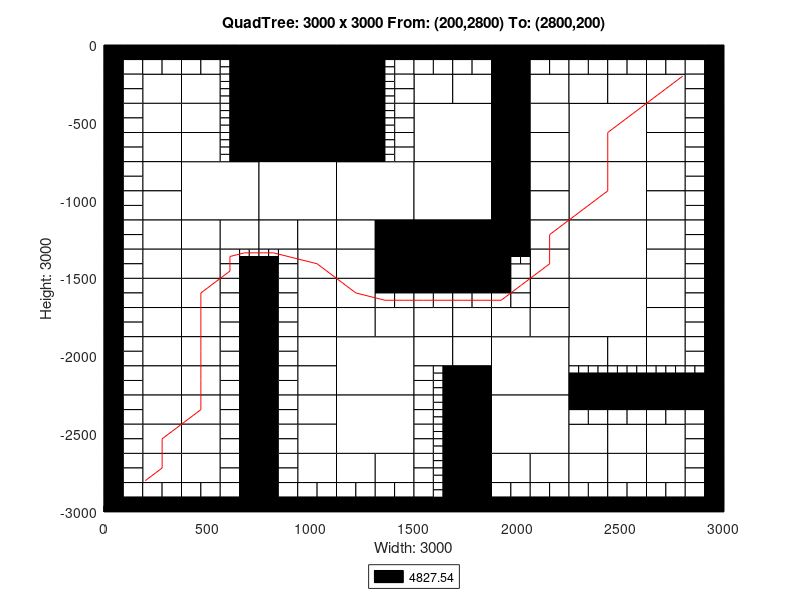

Here is the MATLAB script that generated this plot:
axis([0 3000 -3000 0]);
title('QuadTree: 3000 x 3000 From: (200,2800) To: (2800,200)');
xlabel('Width: 3000');
ylabel('Height: 3000');
rectangle('Position',[750 -375 375 375], 'FaceColor',[0 0 0]);
rectangle('Position',[750 -750 375 375], 'FaceColor',[0 0 0]);
rectangle('Position',[375 -1125 375 375], 'FaceColor',[1 1 1]);
rectangle('Position',[750 -1125 375 375], 'FaceColor',[1 1 1]);
rectangle('Position',[1125 -1125 375 375], 'FaceColor',[1 1 1]);
rectangle('Position',[1500 -750 375 375], 'FaceColor',[1 1 1]);
rectangle('Position',[2250 -750 375 375], 'FaceColor',[1 1 1]);
rectangle('Position',[1500 -1125 375 375], 'FaceColor',[1 1 1]);
rectangle('Position',[1500 -1500 375 375], 'FaceColor',[0 0 0]);
rectangle('Position',[2250 -1125 375 375], 'FaceColor',[1 1 1]);
rectangle('Position',[2250 -1500 375 375], 'FaceColor',[1 1 1]);
rectangle('Position',[1125 -2250 375 375], 'FaceColor',[1 1 1]);
rectangle('Position',[1125 -2625 375 375], 'FaceColor',[1 1 1]);
rectangle('Position',[1875 -2250 375 375], 'FaceColor',[1 1 1]);
rectangle('Position',[2250 -1875 375 375], 'FaceColor',[1 1 1]);
rectangle('Position',[1875 -2625 375 375], 'FaceColor',[1 1 1]);
rectangle('Position',[187.5 -375 187.5 187.5], 'FaceColor',[1 1 1]);
rectangle('Position',[375 -375 187.5 187.5], 'FaceColor',[1 1 1]);
rectangle('Position',[187.5 -562.5 187.5 187.5], 'FaceColor',[1 1 1]);
rectangle('Position',[187.5 -750 187.5 187.5], 'FaceColor',[1 1 1]);
rectangle('Position',[375 -562.5 187.5 187.5], 'FaceColor',[1 1 1]);
rectangle('Position',[375 -750 187.5 187.5], 'FaceColor',[1 1 1]);
rectangle('Position',[1125 -187.5 187.5 187.5], 'FaceColor',[0 0 0]);
rectangle('Position',[1125 -375 187.5 187.5], 'FaceColor',[0 0 0]);
rectangle('Position',[1125 -562.5 187.5 187.5], 'FaceColor',[0 0 0]);
rectangle('Position',[1125 -750 187.5 187.5], 'FaceColor',[0 0 0]);
rectangle('Position',[187.5 -937.5 187.5 187.5], 'FaceColor',[1 1 1]);
rectangle('Position',[187.5 -1125 187.5 187.5], 'FaceColor',[1 1 1]);
rectangle('Position',[187.5 -1312.5 187.5 187.5], 'FaceColor',[1 1 1]);
rectangle('Position',[187.5 -1500 187.5 187.5], 'FaceColor',[1 1 1]);
rectangle('Position',[375 -1312.5 187.5 187.5], 'FaceColor',[1 1 1]);
rectangle('Position',[562.5 -1312.5 187.5 187.5], 'FaceColor',[1 1 1]);
rectangle('Position',[375 -1500 187.5 187.5], 'FaceColor',[1 1 1]);
rectangle('Position',[750 -1312.5 187.5 187.5], 'FaceColor',[1 1 1]);
rectangle('Position',[937.5 -1312.5 187.5 187.5], 'FaceColor',[1 1 1]);
rectangle('Position',[937.5 -1500 187.5 187.5], 'FaceColor',[1 1 1]);
rectangle('Position',[1125 -1312.5 187.5 187.5], 'FaceColor',[1 1 1]);
rectangle('Position',[1312.5 -1312.5 187.5 187.5], 'FaceColor',[0 0 0]);
rectangle('Position',[1125 -1500 187.5 187.5], 'FaceColor',[1 1 1]);
rectangle('Position',[1312.5 -1500 187.5 187.5], 'FaceColor',[0 0 0]);
rectangle('Position',[1500 -375 187.5 187.5], 'FaceColor',[1 1 1]);
rectangle('Position',[1687.5 -375 187.5 187.5], 'FaceColor',[1 1 1]);
rectangle('Position',[1875 -187.5 187.5 187.5], 'FaceColor',[0 0 0]);
rectangle('Position',[1875 -375 187.5 187.5], 'FaceColor',[0 0 0]);
rectangle('Position',[2062.5 -375 187.5 187.5], 'FaceColor',[1 1 1]);
rectangle('Position',[1875 -562.5 187.5 187.5], 'FaceColor',[0 0 0]);
rectangle('Position',[2062.5 -562.5 187.5 187.5], 'FaceColor',[1 1 1]);
rectangle('Position',[1875 -750 187.5 187.5], 'FaceColor',[0 0 0]);
rectangle('Position',[2062.5 -750 187.5 187.5], 'FaceColor',[1 1 1]);
rectangle('Position',[2250 -375 187.5 187.5], 'FaceColor',[1 1 1]);
rectangle('Position',[2437.5 -375 187.5 187.5], 'FaceColor',[1 1 1]);
rectangle('Position',[2625 -375 187.5 187.5], 'FaceColor',[1 1 1]);
rectangle('Position',[2625 -562.5 187.5 187.5], 'FaceColor',[1 1 1]);
rectangle('Position',[2625 -750 187.5 187.5], 'FaceColor',[1 1 1]);
rectangle('Position',[1875 -937.5 187.5 187.5], 'FaceColor',[0 0 0]);
rectangle('Position',[2062.5 -937.5 187.5 187.5], 'FaceColor',[1 1 1]);
rectangle('Position',[1875 -1125 187.5 187.5], 'FaceColor',[0 0 0]);
rectangle('Position',[2062.5 -1125 187.5 187.5], 'FaceColor',[1 1 1]);
rectangle('Position',[1875 -1312.5 187.5 187.5], 'FaceColor',[0 0 0]);
rectangle('Position',[2062.5 -1312.5 187.5 187.5], 'FaceColor',[1 1 1]);
rectangle('Position',[2062.5 -1500 187.5 187.5], 'FaceColor',[1 1 1]);
rectangle('Position',[2625 -937.5 187.5 187.5], 'FaceColor',[1 1 1]);
rectangle('Position',[2625 -1125 187.5 187.5], 'FaceColor',[1 1 1]);
rectangle('Position',[2625 -1312.5 187.5 187.5], 'FaceColor',[1 1 1]);
rectangle('Position',[2625 -1500 187.5 187.5], 'FaceColor',[1 1 1]);
rectangle('Position',[187.5 -1687.5 187.5 187.5], 'FaceColor',[1 1 1]);
rectangle('Position',[187.5 -1875 187.5 187.5], 'FaceColor',[1 1 1]);
rectangle('Position',[375 -1687.5 187.5 187.5], 'FaceColor',[1 1 1]);
rectangle('Position',[375 -1875 187.5 187.5], 'FaceColor',[1 1 1]);
rectangle('Position',[187.5 -2062.5 187.5 187.5], 'FaceColor',[1 1 1]);
rectangle('Position',[187.5 -2250 187.5 187.5], 'FaceColor',[1 1 1]);
rectangle('Position',[375 -2062.5 187.5 187.5], 'FaceColor',[1 1 1]);
rectangle('Position',[375 -2250 187.5 187.5], 'FaceColor',[1 1 1]);
rectangle('Position',[937.5 -1687.5 187.5 187.5], 'FaceColor',[1 1 1]);
rectangle('Position',[937.5 -1875 187.5 187.5], 'FaceColor',[1 1 1]);
rectangle('Position',[1125 -1687.5 187.5 187.5], 'FaceColor',[1 1 1]);
rectangle('Position',[1125 -1875 187.5 187.5], 'FaceColor',[1 1 1]);
rectangle('Position',[1312.5 -1875 187.5 187.5], 'FaceColor',[1 1 1]);
rectangle('Position',[937.5 -2062.5 187.5 187.5], 'FaceColor',[1 1 1]);
rectangle('Position',[937.5 -2250 187.5 187.5], 'FaceColor',[1 1 1]);
rectangle('Position',[187.5 -2437.5 187.5 187.5], 'FaceColor',[1 1 1]);
rectangle('Position',[187.5 -2625 187.5 187.5], 'FaceColor',[1 1 1]);
rectangle('Position',[375 -2437.5 187.5 187.5], 'FaceColor',[1 1 1]);
rectangle('Position',[375 -2625 187.5 187.5], 'FaceColor',[1 1 1]);
rectangle('Position',[187.5 -2812.5 187.5 187.5], 'FaceColor',[1 1 1]);
rectangle('Position',[375 -2812.5 187.5 187.5], 'FaceColor',[1 1 1]);
rectangle('Position',[937.5 -2437.5 187.5 187.5], 'FaceColor',[1 1 1]);
rectangle('Position',[937.5 -2625 187.5 187.5], 'FaceColor',[1 1 1]);
rectangle('Position',[937.5 -2812.5 187.5 187.5], 'FaceColor',[1 1 1]);
rectangle('Position',[1125 -2812.5 187.5 187.5], 'FaceColor',[1 1 1]);
rectangle('Position',[1312.5 -2812.5 187.5 187.5], 'FaceColor',[1 1 1]);
rectangle('Position',[1500 -1875 187.5 187.5], 'FaceColor',[1 1 1]);
rectangle('Position',[1687.5 -1875 187.5 187.5], 'FaceColor',[1 1 1]);
rectangle('Position',[2062.5 -1687.5 187.5 187.5], 'FaceColor',[1 1 1]);
rectangle('Position',[1875 -1875 187.5 187.5], 'FaceColor',[1 1 1]);
rectangle('Position',[2062.5 -1875 187.5 187.5], 'FaceColor',[1 1 1]);
rectangle('Position',[1500 -2062.5 187.5 187.5], 'FaceColor',[1 1 1]);
rectangle('Position',[1687.5 -2062.5 187.5 187.5], 'FaceColor',[1 1 1]);
rectangle('Position',[1687.5 -2250 187.5 187.5], 'FaceColor',[0 0 0]);
rectangle('Position',[2625 -1687.5 187.5 187.5], 'FaceColor',[1 1 1]);
rectangle('Position',[2625 -1875 187.5 187.5], 'FaceColor',[1 1 1]);
rectangle('Position',[2250 -2062.5 187.5 187.5], 'FaceColor',[1 1 1]);
rectangle('Position',[2437.5 -2062.5 187.5 187.5], 'FaceColor',[1 1 1]);
rectangle('Position',[2625 -2062.5 187.5 187.5], 'FaceColor',[1 1 1]);
rectangle('Position',[1687.5 -2437.5 187.5 187.5], 'FaceColor',[0 0 0]);
rectangle('Position',[1687.5 -2625 187.5 187.5], 'FaceColor',[0 0 0]);
rectangle('Position',[1687.5 -2812.5 187.5 187.5], 'FaceColor',[0 0 0]);
rectangle('Position',[1687.5 -3000 187.5 187.5], 'FaceColor',[0 0 0]);
rectangle('Position',[1875 -2812.5 187.5 187.5], 'FaceColor',[1 1 1]);
rectangle('Position',[2062.5 -2812.5 187.5 187.5], 'FaceColor',[1 1 1]);
rectangle('Position',[2250 -2625 187.5 187.5], 'FaceColor',[1 1 1]);
rectangle('Position',[2437.5 -2625 187.5 187.5], 'FaceColor',[1 1 1]);
rectangle('Position',[2625 -2625 187.5 187.5], 'FaceColor',[1 1 1]);
rectangle('Position',[2250 -2812.5 187.5 187.5], 'FaceColor',[1 1 1]);
rectangle('Position',[2437.5 -2812.5 187.5 187.5], 'FaceColor',[1 1 1]);
rectangle('Position',[2625 -2812.5 187.5 187.5], 'FaceColor',[1 1 1]);
rectangle('Position',[0 -93.75 93.75 93.75], 'FaceColor',[0 0 0]);
rectangle('Position',[93.75 -93.75 93.75 93.75], 'FaceColor',[0 0 0]);
rectangle('Position',[0 -187.5 93.75 93.75], 'FaceColor',[0 0 0]);
rectangle('Position',[93.75 -187.5 93.75 93.75], 'FaceColor',[1 1 1]);
rectangle('Position',[187.5 -93.75 93.75 93.75], 'FaceColor',[0 0 0]);
rectangle('Position',[281.25 -93.75 93.75 93.75], 'FaceColor',[0 0 0]);
rectangle('Position',[187.5 -187.5 93.75 93.75], 'FaceColor',[1 1 1]);
rectangle('Position',[281.25 -187.5 93.75 93.75], 'FaceColor',[1 1 1]);
rectangle('Position',[0 -281.25 93.75 93.75], 'FaceColor',[0 0 0]);
rectangle('Position',[93.75 -281.25 93.75 93.75], 'FaceColor',[1 1 1]);
rectangle('Position',[0 -375 93.75 93.75], 'FaceColor',[0 0 0]);
rectangle('Position',[93.75 -375 93.75 93.75], 'FaceColor',[1 1 1]);
rectangle('Position',[375 -93.75 93.75 93.75], 'FaceColor',[0 0 0]);
rectangle('Position',[468.75 -93.75 93.75 93.75], 'FaceColor',[0 0 0]);
rectangle('Position',[375 -187.5 93.75 93.75], 'FaceColor',[1 1 1]);
rectangle('Position',[468.75 -187.5 93.75 93.75], 'FaceColor',[1 1 1]);
rectangle('Position',[562.5 -93.75 93.75 93.75], 'FaceColor',[0 0 0]);
rectangle('Position',[656.25 -93.75 93.75 93.75], 'FaceColor',[0 0 0]);
rectangle('Position',[656.25 -187.5 93.75 93.75], 'FaceColor',[0 0 0]);
rectangle('Position',[656.25 -281.25 93.75 93.75], 'FaceColor',[0 0 0]);
rectangle('Position',[656.25 -375 93.75 93.75], 'FaceColor',[0 0 0]);
rectangle('Position',[0 -468.75 93.75 93.75], 'FaceColor',[0 0 0]);
rectangle('Position',[93.75 -468.75 93.75 93.75], 'FaceColor',[1 1 1]);
rectangle('Position',[0 -562.5 93.75 93.75], 'FaceColor',[0 0 0]);
rectangle('Position',[93.75 -562.5 93.75 93.75], 'FaceColor',[1 1 1]);
rectangle('Position',[0 -656.25 93.75 93.75], 'FaceColor',[0 0 0]);
rectangle('Position',[93.75 -656.25 93.75 93.75], 'FaceColor',[1 1 1]);
rectangle('Position',[0 -750 93.75 93.75], 'FaceColor',[0 0 0]);
rectangle('Position',[93.75 -750 93.75 93.75], 'FaceColor',[1 1 1]);
rectangle('Position',[656.25 -468.75 93.75 93.75], 'FaceColor',[0 0 0]);
rectangle('Position',[656.25 -562.5 93.75 93.75], 'FaceColor',[0 0 0]);
rectangle('Position',[656.25 -656.25 93.75 93.75], 'FaceColor',[0 0 0]);
rectangle('Position',[656.25 -750 93.75 93.75], 'FaceColor',[0 0 0]);
rectangle('Position',[1312.5 -93.75 93.75 93.75], 'FaceColor',[0 0 0]);
rectangle('Position',[1406.25 -93.75 93.75 93.75], 'FaceColor',[0 0 0]);
rectangle('Position',[1406.25 -187.5 93.75 93.75], 'FaceColor',[1 1 1]);
rectangle('Position',[1406.25 -281.25 93.75 93.75], 'FaceColor',[1 1 1]);
rectangle('Position',[1406.25 -375 93.75 93.75], 'FaceColor',[1 1 1]);
rectangle('Position',[1406.25 -468.75 93.75 93.75], 'FaceColor',[1 1 1]);
rectangle('Position',[1406.25 -562.5 93.75 93.75], 'FaceColor',[1 1 1]);
rectangle('Position',[1406.25 -656.25 93.75 93.75], 'FaceColor',[1 1 1]);
rectangle('Position',[1406.25 -750 93.75 93.75], 'FaceColor',[1 1 1]);
rectangle('Position',[0 -843.75 93.75 93.75], 'FaceColor',[0 0 0]);
rectangle('Position',[93.75 -843.75 93.75 93.75], 'FaceColor',[1 1 1]);
rectangle('Position',[0 -937.5 93.75 93.75], 'FaceColor',[0 0 0]);
rectangle('Position',[93.75 -937.5 93.75 93.75], 'FaceColor',[1 1 1]);
rectangle('Position',[0 -1031.25 93.75 93.75], 'FaceColor',[0 0 0]);
rectangle('Position',[93.75 -1031.25 93.75 93.75], 'FaceColor',[1 1 1]);
rectangle('Position',[0 -1125 93.75 93.75], 'FaceColor',[0 0 0]);
rectangle('Position',[93.75 -1125 93.75 93.75], 'FaceColor',[1 1 1]);
rectangle('Position',[0 -1218.75 93.75 93.75], 'FaceColor',[0 0 0]);
rectangle('Position',[93.75 -1218.75 93.75 93.75], 'FaceColor',[1 1 1]);
rectangle('Position',[0 -1312.5 93.75 93.75], 'FaceColor',[0 0 0]);
rectangle('Position',[93.75 -1312.5 93.75 93.75], 'FaceColor',[1 1 1]);
rectangle('Position',[0 -1406.25 93.75 93.75], 'FaceColor',[0 0 0]);
rectangle('Position',[93.75 -1406.25 93.75 93.75], 'FaceColor',[1 1 1]);
rectangle('Position',[0 -1500 93.75 93.75], 'FaceColor',[0 0 0]);
rectangle('Position',[93.75 -1500 93.75 93.75], 'FaceColor',[1 1 1]);
rectangle('Position',[562.5 -1406.25 93.75 93.75], 'FaceColor',[1 1 1]);
rectangle('Position',[562.5 -1500 93.75 93.75], 'FaceColor',[1 1 1]);
rectangle('Position',[656.25 -1500 93.75 93.75], 'FaceColor',[0 0 0]);
rectangle('Position',[843.75 -1406.25 93.75 93.75], 'FaceColor',[1 1 1]);
rectangle('Position',[750 -1500 93.75 93.75], 'FaceColor',[0 0 0]);
rectangle('Position',[843.75 -1500 93.75 93.75], 'FaceColor',[1 1 1]);
rectangle('Position',[1500 -93.75 93.75 93.75], 'FaceColor',[0 0 0]);
rectangle('Position',[1593.75 -93.75 93.75 93.75], 'FaceColor',[0 0 0]);
rectangle('Position',[1500 -187.5 93.75 93.75], 'FaceColor',[1 1 1]);
rectangle('Position',[1593.75 -187.5 93.75 93.75], 'FaceColor',[1 1 1]);
rectangle('Position',[1687.5 -93.75 93.75 93.75], 'FaceColor',[0 0 0]);
rectangle('Position',[1781.25 -93.75 93.75 93.75], 'FaceColor',[0 0 0]);
rectangle('Position',[1687.5 -187.5 93.75 93.75], 'FaceColor',[1 1 1]);
rectangle('Position',[1781.25 -187.5 93.75 93.75], 'FaceColor',[1 1 1]);
rectangle('Position',[2062.5 -93.75 93.75 93.75], 'FaceColor',[0 0 0]);
rectangle('Position',[2156.25 -93.75 93.75 93.75], 'FaceColor',[0 0 0]);
rectangle('Position',[2062.5 -187.5 93.75 93.75], 'FaceColor',[1 1 1]);
rectangle('Position',[2156.25 -187.5 93.75 93.75], 'FaceColor',[1 1 1]);
rectangle('Position',[2250 -93.75 93.75 93.75], 'FaceColor',[0 0 0]);
rectangle('Position',[2343.75 -93.75 93.75 93.75], 'FaceColor',[0 0 0]);
rectangle('Position',[2250 -187.5 93.75 93.75], 'FaceColor',[1 1 1]);
rectangle('Position',[2343.75 -187.5 93.75 93.75], 'FaceColor',[1 1 1]);
rectangle('Position',[2437.5 -93.75 93.75 93.75], 'FaceColor',[0 0 0]);
rectangle('Position',[2531.25 -93.75 93.75 93.75], 'FaceColor',[0 0 0]);
rectangle('Position',[2437.5 -187.5 93.75 93.75], 'FaceColor',[1 1 1]);
rectangle('Position',[2531.25 -187.5 93.75 93.75], 'FaceColor',[1 1 1]);
rectangle('Position',[2625 -93.75 93.75 93.75], 'FaceColor',[0 0 0]);
rectangle('Position',[2718.75 -93.75 93.75 93.75], 'FaceColor',[0 0 0]);
rectangle('Position',[2625 -187.5 93.75 93.75], 'FaceColor',[1 1 1]);
rectangle('Position',[2718.75 -187.5 93.75 93.75], 'FaceColor',[1 1 1]);
rectangle('Position',[2812.5 -93.75 93.75 93.75], 'FaceColor',[0 0 0]);
rectangle('Position',[2906.25 -93.75 93.75 93.75], 'FaceColor',[0 0 0]);
rectangle('Position',[2812.5 -187.5 93.75 93.75], 'FaceColor',[1 1 1]);
rectangle('Position',[2906.25 -187.5 93.75 93.75], 'FaceColor',[0 0 0]);
rectangle('Position',[2812.5 -281.25 93.75 93.75], 'FaceColor',[1 1 1]);
rectangle('Position',[2906.25 -281.25 93.75 93.75], 'FaceColor',[0 0 0]);
rectangle('Position',[2812.5 -375 93.75 93.75], 'FaceColor',[1 1 1]);
rectangle('Position',[2906.25 -375 93.75 93.75], 'FaceColor',[0 0 0]);
rectangle('Position',[2812.5 -468.75 93.75 93.75], 'FaceColor',[1 1 1]);
rectangle('Position',[2906.25 -468.75 93.75 93.75], 'FaceColor',[0 0 0]);
rectangle('Position',[2812.5 -562.5 93.75 93.75], 'FaceColor',[1 1 1]);
rectangle('Position',[2906.25 -562.5 93.75 93.75], 'FaceColor',[0 0 0]);
rectangle('Position',[2812.5 -656.25 93.75 93.75], 'FaceColor',[1 1 1]);
rectangle('Position',[2906.25 -656.25 93.75 93.75], 'FaceColor',[0 0 0]);
rectangle('Position',[2812.5 -750 93.75 93.75], 'FaceColor',[1 1 1]);
rectangle('Position',[2906.25 -750 93.75 93.75], 'FaceColor',[0 0 0]);
rectangle('Position',[1875 -1406.25 93.75 93.75], 'FaceColor',[0 0 0]);
rectangle('Position',[1875 -1500 93.75 93.75], 'FaceColor',[0 0 0]);
rectangle('Position',[1968.75 -1500 93.75 93.75], 'FaceColor',[1 1 1]);
rectangle('Position',[2812.5 -843.75 93.75 93.75], 'FaceColor',[1 1 1]);
rectangle('Position',[2906.25 -843.75 93.75 93.75], 'FaceColor',[0 0 0]);
rectangle('Position',[2812.5 -937.5 93.75 93.75], 'FaceColor',[1 1 1]);
rectangle('Position',[2906.25 -937.5 93.75 93.75], 'FaceColor',[0 0 0]);
rectangle('Position',[2812.5 -1031.25 93.75 93.75], 'FaceColor',[1 1 1]);
rectangle('Position',[2906.25 -1031.25 93.75 93.75], 'FaceColor',[0 0 0]);
rectangle('Position',[2812.5 -1125 93.75 93.75], 'FaceColor',[1 1 1]);
rectangle('Position',[2906.25 -1125 93.75 93.75], 'FaceColor',[0 0 0]);
rectangle('Position',[2812.5 -1218.75 93.75 93.75], 'FaceColor',[1 1 1]);
rectangle('Position',[2906.25 -1218.75 93.75 93.75], 'FaceColor',[0 0 0]);
rectangle('Position',[2812.5 -1312.5 93.75 93.75], 'FaceColor',[1 1 1]);
rectangle('Position',[2906.25 -1312.5 93.75 93.75], 'FaceColor',[0 0 0]);
rectangle('Position',[2812.5 -1406.25 93.75 93.75], 'FaceColor',[1 1 1]);
rectangle('Position',[2906.25 -1406.25 93.75 93.75], 'FaceColor',[0 0 0]);
rectangle('Position',[2812.5 -1500 93.75 93.75], 'FaceColor',[1 1 1]);
rectangle('Position',[2906.25 -1500 93.75 93.75], 'FaceColor',[0 0 0]);
rectangle('Position',[0 -1593.75 93.75 93.75], 'FaceColor',[0 0 0]);
rectangle('Position',[93.75 -1593.75 93.75 93.75], 'FaceColor',[1 1 1]);
rectangle('Position',[0 -1687.5 93.75 93.75], 'FaceColor',[0 0 0]);
rectangle('Position',[93.75 -1687.5 93.75 93.75], 'FaceColor',[1 1 1]);
rectangle('Position',[0 -1781.25 93.75 93.75], 'FaceColor',[0 0 0]);
rectangle('Position',[93.75 -1781.25 93.75 93.75], 'FaceColor',[1 1 1]);
rectangle('Position',[0 -1875 93.75 93.75], 'FaceColor',[0 0 0]);
rectangle('Position',[93.75 -1875 93.75 93.75], 'FaceColor',[1 1 1]);
rectangle('Position',[562.5 -1593.75 93.75 93.75], 'FaceColor',[1 1 1]);
rectangle('Position',[656.25 -1593.75 93.75 93.75], 'FaceColor',[0 0 0]);
rectangle('Position',[562.5 -1687.5 93.75 93.75], 'FaceColor',[1 1 1]);
rectangle('Position',[656.25 -1687.5 93.75 93.75], 'FaceColor',[0 0 0]);
rectangle('Position',[562.5 -1781.25 93.75 93.75], 'FaceColor',[1 1 1]);
rectangle('Position',[656.25 -1781.25 93.75 93.75], 'FaceColor',[0 0 0]);
rectangle('Position',[562.5 -1875 93.75 93.75], 'FaceColor',[1 1 1]);
rectangle('Position',[656.25 -1875 93.75 93.75], 'FaceColor',[0 0 0]);
rectangle('Position',[0 -1968.75 93.75 93.75], 'FaceColor',[0 0 0]);
rectangle('Position',[93.75 -1968.75 93.75 93.75], 'FaceColor',[1 1 1]);
rectangle('Position',[0 -2062.5 93.75 93.75], 'FaceColor',[0 0 0]);
rectangle('Position',[93.75 -2062.5 93.75 93.75], 'FaceColor',[1 1 1]);
rectangle('Position',[0 -2156.25 93.75 93.75], 'FaceColor',[0 0 0]);
rectangle('Position',[93.75 -2156.25 93.75 93.75], 'FaceColor',[1 1 1]);
rectangle('Position',[0 -2250 93.75 93.75], 'FaceColor',[0 0 0]);
rectangle('Position',[93.75 -2250 93.75 93.75], 'FaceColor',[1 1 1]);
rectangle('Position',[562.5 -1968.75 93.75 93.75], 'FaceColor',[1 1 1]);
rectangle('Position',[656.25 -1968.75 93.75 93.75], 'FaceColor',[0 0 0]);
rectangle('Position',[562.5 -2062.5 93.75 93.75], 'FaceColor',[1 1 1]);
rectangle('Position',[656.25 -2062.5 93.75 93.75], 'FaceColor',[0 0 0]);
rectangle('Position',[562.5 -2156.25 93.75 93.75], 'FaceColor',[1 1 1]);
rectangle('Position',[656.25 -2156.25 93.75 93.75], 'FaceColor',[0 0 0]);
rectangle('Position',[562.5 -2250 93.75 93.75], 'FaceColor',[1 1 1]);
rectangle('Position',[656.25 -2250 93.75 93.75], 'FaceColor',[0 0 0]);
rectangle('Position',[750 -1593.75 93.75 93.75], 'FaceColor',[0 0 0]);
rectangle('Position',[843.75 -1593.75 93.75 93.75], 'FaceColor',[1 1 1]);
rectangle('Position',[750 -1687.5 93.75 93.75], 'FaceColor',[0 0 0]);
rectangle('Position',[843.75 -1687.5 93.75 93.75], 'FaceColor',[1 1 1]);
rectangle('Position',[750 -1781.25 93.75 93.75], 'FaceColor',[0 0 0]);
rectangle('Position',[843.75 -1781.25 93.75 93.75], 'FaceColor',[1 1 1]);
rectangle('Position',[750 -1875 93.75 93.75], 'FaceColor',[0 0 0]);
rectangle('Position',[843.75 -1875 93.75 93.75], 'FaceColor',[1 1 1]);
rectangle('Position',[1312.5 -1593.75 93.75 93.75], 'FaceColor',[0 0 0]);
rectangle('Position',[1406.25 -1593.75 93.75 93.75], 'FaceColor',[0 0 0]);
rectangle('Position',[1312.5 -1687.5 93.75 93.75], 'FaceColor',[1 1 1]);
rectangle('Position',[1406.25 -1687.5 93.75 93.75], 'FaceColor',[1 1 1]);
rectangle('Position',[750 -1968.75 93.75 93.75], 'FaceColor',[0 0 0]);
rectangle('Position',[843.75 -1968.75 93.75 93.75], 'FaceColor',[1 1 1]);
rectangle('Position',[750 -2062.5 93.75 93.75], 'FaceColor',[0 0 0]);
rectangle('Position',[843.75 -2062.5 93.75 93.75], 'FaceColor',[1 1 1]);
rectangle('Position',[750 -2156.25 93.75 93.75], 'FaceColor',[0 0 0]);
rectangle('Position',[843.75 -2156.25 93.75 93.75], 'FaceColor',[1 1 1]);
rectangle('Position',[750 -2250 93.75 93.75], 'FaceColor',[0 0 0]);
rectangle('Position',[843.75 -2250 93.75 93.75], 'FaceColor',[1 1 1]);
rectangle('Position',[0 -2343.75 93.75 93.75], 'FaceColor',[0 0 0]);
rectangle('Position',[93.75 -2343.75 93.75 93.75], 'FaceColor',[1 1 1]);
rectangle('Position',[0 -2437.5 93.75 93.75], 'FaceColor',[0 0 0]);
rectangle('Position',[93.75 -2437.5 93.75 93.75], 'FaceColor',[1 1 1]);
rectangle('Position',[0 -2531.25 93.75 93.75], 'FaceColor',[0 0 0]);
rectangle('Position',[93.75 -2531.25 93.75 93.75], 'FaceColor',[1 1 1]);
rectangle('Position',[0 -2625 93.75 93.75], 'FaceColor',[0 0 0]);
rectangle('Position',[93.75 -2625 93.75 93.75], 'FaceColor',[1 1 1]);
rectangle('Position',[562.5 -2343.75 93.75 93.75], 'FaceColor',[1 1 1]);
rectangle('Position',[656.25 -2343.75 93.75 93.75], 'FaceColor',[0 0 0]);
rectangle('Position',[562.5 -2437.5 93.75 93.75], 'FaceColor',[1 1 1]);
rectangle('Position',[656.25 -2437.5 93.75 93.75], 'FaceColor',[0 0 0]);
rectangle('Position',[562.5 -2531.25 93.75 93.75], 'FaceColor',[1 1 1]);
rectangle('Position',[656.25 -2531.25 93.75 93.75], 'FaceColor',[0 0 0]);
rectangle('Position',[562.5 -2625 93.75 93.75], 'FaceColor',[1 1 1]);
rectangle('Position',[656.25 -2625 93.75 93.75], 'FaceColor',[0 0 0]);
rectangle('Position',[0 -2718.75 93.75 93.75], 'FaceColor',[0 0 0]);
rectangle('Position',[93.75 -2718.75 93.75 93.75], 'FaceColor',[1 1 1]);
rectangle('Position',[0 -2812.5 93.75 93.75], 'FaceColor',[0 0 0]);
rectangle('Position',[93.75 -2812.5 93.75 93.75], 'FaceColor',[1 1 1]);
rectangle('Position',[0 -2906.25 93.75 93.75], 'FaceColor',[0 0 0]);
rectangle('Position',[93.75 -2906.25 93.75 93.75], 'FaceColor',[1 1 1]);
rectangle('Position',[0 -3000 93.75 93.75], 'FaceColor',[0 0 0]);
rectangle('Position',[93.75 -3000 93.75 93.75], 'FaceColor',[0 0 0]);
rectangle('Position',[187.5 -2906.25 93.75 93.75], 'FaceColor',[1 1 1]);
rectangle('Position',[281.25 -2906.25 93.75 93.75], 'FaceColor',[1 1 1]);
rectangle('Position',[187.5 -3000 93.75 93.75], 'FaceColor',[0 0 0]);
rectangle('Position',[281.25 -3000 93.75 93.75], 'FaceColor',[0 0 0]);
rectangle('Position',[562.5 -2718.75 93.75 93.75], 'FaceColor',[1 1 1]);
rectangle('Position',[656.25 -2718.75 93.75 93.75], 'FaceColor',[0 0 0]);
rectangle('Position',[562.5 -2812.5 93.75 93.75], 'FaceColor',[1 1 1]);
rectangle('Position',[656.25 -2812.5 93.75 93.75], 'FaceColor',[0 0 0]);
rectangle('Position',[375 -2906.25 93.75 93.75], 'FaceColor',[1 1 1]);
rectangle('Position',[468.75 -2906.25 93.75 93.75], 'FaceColor',[1 1 1]);
rectangle('Position',[375 -3000 93.75 93.75], 'FaceColor',[0 0 0]);
rectangle('Position',[468.75 -3000 93.75 93.75], 'FaceColor',[0 0 0]);
rectangle('Position',[562.5 -2906.25 93.75 93.75], 'FaceColor',[1 1 1]);
rectangle('Position',[656.25 -2906.25 93.75 93.75], 'FaceColor',[0 0 0]);
rectangle('Position',[562.5 -3000 93.75 93.75], 'FaceColor',[0 0 0]);
rectangle('Position',[656.25 -3000 93.75 93.75], 'FaceColor',[0 0 0]);
rectangle('Position',[750 -2343.75 93.75 93.75], 'FaceColor',[0 0 0]);
rectangle('Position',[843.75 -2343.75 93.75 93.75], 'FaceColor',[1 1 1]);
rectangle('Position',[750 -2437.5 93.75 93.75], 'FaceColor',[0 0 0]);
rectangle('Position',[843.75 -2437.5 93.75 93.75], 'FaceColor',[1 1 1]);
rectangle('Position',[750 -2531.25 93.75 93.75], 'FaceColor',[0 0 0]);
rectangle('Position',[843.75 -2531.25 93.75 93.75], 'FaceColor',[1 1 1]);
rectangle('Position',[750 -2625 93.75 93.75], 'FaceColor',[0 0 0]);
rectangle('Position',[843.75 -2625 93.75 93.75], 'FaceColor',[1 1 1]);
rectangle('Position',[750 -2718.75 93.75 93.75], 'FaceColor',[0 0 0]);
rectangle('Position',[843.75 -2718.75 93.75 93.75], 'FaceColor',[1 1 1]);
rectangle('Position',[750 -2812.5 93.75 93.75], 'FaceColor',[0 0 0]);
rectangle('Position',[843.75 -2812.5 93.75 93.75], 'FaceColor',[1 1 1]);
rectangle('Position',[750 -2906.25 93.75 93.75], 'FaceColor',[0 0 0]);
rectangle('Position',[843.75 -2906.25 93.75 93.75], 'FaceColor',[1 1 1]);
rectangle('Position',[750 -3000 93.75 93.75], 'FaceColor',[0 0 0]);
rectangle('Position',[843.75 -3000 93.75 93.75], 'FaceColor',[0 0 0]);
rectangle('Position',[937.5 -2906.25 93.75 93.75], 'FaceColor',[1 1 1]);
rectangle('Position',[1031.25 -2906.25 93.75 93.75], 'FaceColor',[1 1 1]);
rectangle('Position',[937.5 -3000 93.75 93.75], 'FaceColor',[0 0 0]);
rectangle('Position',[1031.25 -3000 93.75 93.75], 'FaceColor',[0 0 0]);
rectangle('Position',[1125 -2906.25 93.75 93.75], 'FaceColor',[1 1 1]);
rectangle('Position',[1218.75 -2906.25 93.75 93.75], 'FaceColor',[1 1 1]);
rectangle('Position',[1125 -3000 93.75 93.75], 'FaceColor',[0 0 0]);
rectangle('Position',[1218.75 -3000 93.75 93.75], 'FaceColor',[0 0 0]);
rectangle('Position',[1312.5 -2906.25 93.75 93.75], 'FaceColor',[1 1 1]);
rectangle('Position',[1406.25 -2906.25 93.75 93.75], 'FaceColor',[1 1 1]);
rectangle('Position',[1312.5 -3000 93.75 93.75], 'FaceColor',[0 0 0]);
rectangle('Position',[1406.25 -3000 93.75 93.75], 'FaceColor',[0 0 0]);
rectangle('Position',[1500 -1593.75 93.75 93.75], 'FaceColor',[0 0 0]);
rectangle('Position',[1593.75 -1593.75 93.75 93.75], 'FaceColor',[0 0 0]);
rectangle('Position',[1500 -1687.5 93.75 93.75], 'FaceColor',[1 1 1]);
rectangle('Position',[1593.75 -1687.5 93.75 93.75], 'FaceColor',[1 1 1]);
rectangle('Position',[1687.5 -1593.75 93.75 93.75], 'FaceColor',[0 0 0]);
rectangle('Position',[1781.25 -1593.75 93.75 93.75], 'FaceColor',[0 0 0]);
rectangle('Position',[1687.5 -1687.5 93.75 93.75], 'FaceColor',[1 1 1]);
rectangle('Position',[1781.25 -1687.5 93.75 93.75], 'FaceColor',[1 1 1]);
rectangle('Position',[1875 -1593.75 93.75 93.75], 'FaceColor',[0 0 0]);
rectangle('Position',[1968.75 -1593.75 93.75 93.75], 'FaceColor',[1 1 1]);
rectangle('Position',[1875 -1687.5 93.75 93.75], 'FaceColor',[1 1 1]);
rectangle('Position',[1968.75 -1687.5 93.75 93.75], 'FaceColor',[1 1 1]);
rectangle('Position',[1500 -2156.25 93.75 93.75], 'FaceColor',[1 1 1]);
rectangle('Position',[1500 -2250 93.75 93.75], 'FaceColor',[1 1 1]);
rectangle('Position',[2812.5 -1593.75 93.75 93.75], 'FaceColor',[1 1 1]);
rectangle('Position',[2906.25 -1593.75 93.75 93.75], 'FaceColor',[0 0 0]);
rectangle('Position',[2812.5 -1687.5 93.75 93.75], 'FaceColor',[1 1 1]);
rectangle('Position',[2906.25 -1687.5 93.75 93.75], 'FaceColor',[0 0 0]);
rectangle('Position',[2812.5 -1781.25 93.75 93.75], 'FaceColor',[1 1 1]);
rectangle('Position',[2906.25 -1781.25 93.75 93.75], 'FaceColor',[0 0 0]);
rectangle('Position',[2812.5 -1875 93.75 93.75], 'FaceColor',[1 1 1]);
rectangle('Position',[2906.25 -1875 93.75 93.75], 'FaceColor',[0 0 0]);
rectangle('Position',[2250 -2250 93.75 93.75], 'FaceColor',[0 0 0]);
rectangle('Position',[2343.75 -2250 93.75 93.75], 'FaceColor',[0 0 0]);
rectangle('Position',[2437.5 -2250 93.75 93.75], 'FaceColor',[0 0 0]);
rectangle('Position',[2531.25 -2250 93.75 93.75], 'FaceColor',[0 0 0]);
rectangle('Position',[2812.5 -1968.75 93.75 93.75], 'FaceColor',[1 1 1]);
rectangle('Position',[2906.25 -1968.75 93.75 93.75], 'FaceColor',[0 0 0]);
rectangle('Position',[2812.5 -2062.5 93.75 93.75], 'FaceColor',[1 1 1]);
rectangle('Position',[2906.25 -2062.5 93.75 93.75], 'FaceColor',[0 0 0]);
rectangle('Position',[2625 -2250 93.75 93.75], 'FaceColor',[0 0 0]);
rectangle('Position',[2718.75 -2250 93.75 93.75], 'FaceColor',[0 0 0]);
rectangle('Position',[2906.25 -2156.25 93.75 93.75], 'FaceColor',[0 0 0]);
rectangle('Position',[2812.5 -2250 93.75 93.75], 'FaceColor',[0 0 0]);
rectangle('Position',[2906.25 -2250 93.75 93.75], 'FaceColor',[0 0 0]);
rectangle('Position',[1500 -2343.75 93.75 93.75], 'FaceColor',[1 1 1]);
rectangle('Position',[1500 -2437.5 93.75 93.75], 'FaceColor',[1 1 1]);
rectangle('Position',[1500 -2531.25 93.75 93.75], 'FaceColor',[1 1 1]);
rectangle('Position',[1500 -2625 93.75 93.75], 'FaceColor',[1 1 1]);
rectangle('Position',[1500 -2718.75 93.75 93.75], 'FaceColor',[1 1 1]);
rectangle('Position',[1500 -2812.5 93.75 93.75], 'FaceColor',[1 1 1]);
rectangle('Position',[1500 -2906.25 93.75 93.75], 'FaceColor',[1 1 1]);
rectangle('Position',[1500 -3000 93.75 93.75], 'FaceColor',[0 0 0]);
rectangle('Position',[1593.75 -3000 93.75 93.75], 'FaceColor',[0 0 0]);
rectangle('Position',[1875 -2906.25 93.75 93.75], 'FaceColor',[1 1 1]);
rectangle('Position',[1968.75 -2906.25 93.75 93.75], 'FaceColor',[1 1 1]);
rectangle('Position',[1875 -3000 93.75 93.75], 'FaceColor',[0 0 0]);
rectangle('Position',[1968.75 -3000 93.75 93.75], 'FaceColor',[0 0 0]);
rectangle('Position',[2062.5 -2906.25 93.75 93.75], 'FaceColor',[1 1 1]);
rectangle('Position',[2156.25 -2906.25 93.75 93.75], 'FaceColor',[1 1 1]);
rectangle('Position',[2062.5 -3000 93.75 93.75], 'FaceColor',[0 0 0]);
rectangle('Position',[2156.25 -3000 93.75 93.75], 'FaceColor',[0 0 0]);
rectangle('Position',[2250 -2343.75 93.75 93.75], 'FaceColor',[0 0 0]);
rectangle('Position',[2343.75 -2343.75 93.75 93.75], 'FaceColor',[0 0 0]);
rectangle('Position',[2250 -2437.5 93.75 93.75], 'FaceColor',[1 1 1]);
rectangle('Position',[2343.75 -2437.5 93.75 93.75], 'FaceColor',[1 1 1]);
rectangle('Position',[2437.5 -2343.75 93.75 93.75], 'FaceColor',[0 0 0]);
rectangle('Position',[2531.25 -2343.75 93.75 93.75], 'FaceColor',[0 0 0]);
rectangle('Position',[2437.5 -2437.5 93.75 93.75], 'FaceColor',[1 1 1]);
rectangle('Position',[2531.25 -2437.5 93.75 93.75], 'FaceColor',[1 1 1]);
rectangle('Position',[2625 -2343.75 93.75 93.75], 'FaceColor',[0 0 0]);
rectangle('Position',[2718.75 -2343.75 93.75 93.75], 'FaceColor',[0 0 0]);
rectangle('Position',[2625 -2437.5 93.75 93.75], 'FaceColor',[1 1 1]);
rectangle('Position',[2718.75 -2437.5 93.75 93.75], 'FaceColor',[1 1 1]);
rectangle('Position',[2812.5 -2343.75 93.75 93.75], 'FaceColor',[0 0 0]);
rectangle('Position',[2906.25 -2343.75 93.75 93.75], 'FaceColor',[0 0 0]);
rectangle('Position',[2812.5 -2437.5 93.75 93.75], 'FaceColor',[1 1 1]);
rectangle('Position',[2906.25 -2437.5 93.75 93.75], 'FaceColor',[0 0 0]);
rectangle('Position',[2812.5 -2531.25 93.75 93.75], 'FaceColor',[1 1 1]);
rectangle('Position',[2906.25 -2531.25 93.75 93.75], 'FaceColor',[0 0 0]);
rectangle('Position',[2812.5 -2625 93.75 93.75], 'FaceColor',[1 1 1]);
rectangle('Position',[2906.25 -2625 93.75 93.75], 'FaceColor',[0 0 0]);
rectangle('Position',[2250 -2906.25 93.75 93.75], 'FaceColor',[1 1 1]);
rectangle('Position',[2343.75 -2906.25 93.75 93.75], 'FaceColor',[1 1 1]);
rectangle('Position',[2250 -3000 93.75 93.75], 'FaceColor',[0 0 0]);
rectangle('Position',[2343.75 -3000 93.75 93.75], 'FaceColor',[0 0 0]);
rectangle('Position',[2437.5 -2906.25 93.75 93.75], 'FaceColor',[1 1 1]);
rectangle('Position',[2531.25 -2906.25 93.75 93.75], 'FaceColor',[1 1 1]);
rectangle('Position',[2437.5 -3000 93.75 93.75], 'FaceColor',[0 0 0]);
rectangle('Position',[2531.25 -3000 93.75 93.75], 'FaceColor',[0 0 0]);
rectangle('Position',[2812.5 -2718.75 93.75 93.75], 'FaceColor',[1 1 1]);
rectangle('Position',[2906.25 -2718.75 93.75 93.75], 'FaceColor',[0 0 0]);
rectangle('Position',[2812.5 -2812.5 93.75 93.75], 'FaceColor',[1 1 1]);
rectangle('Position',[2906.25 -2812.5 93.75 93.75], 'FaceColor',[0 0 0]);
rectangle('Position',[2625 -2906.25 93.75 93.75], 'FaceColor',[1 1 1]);
rectangle('Position',[2718.75 -2906.25 93.75 93.75], 'FaceColor',[1 1 1]);
rectangle('Position',[2625 -3000 93.75 93.75], 'FaceColor',[0 0 0]);
rectangle('Position',[2718.75 -3000 93.75 93.75], 'FaceColor',[0 0 0]);
rectangle('Position',[2812.5 -2906.25 93.75 93.75], 'FaceColor',[1 1 1]);
rectangle('Position',[2906.25 -2906.25 93.75 93.75], 'FaceColor',[0 0 0]);
rectangle('Position',[2812.5 -3000 93.75 93.75], 'FaceColor',[0 0 0]);
rectangle('Position',[2906.25 -3000 93.75 93.75], 'FaceColor',[0 0 0]);
rectangle('Position',[562.5 -140.625 46.875 46.875], 'FaceColor',[1 1 1]);
rectangle('Position',[609.375 -140.625 46.875 46.875], 'FaceColor',[0 0 0]);
rectangle('Position',[562.5 -187.5 46.875 46.875], 'FaceColor',[1 1 1]);
rectangle('Position',[609.375 -187.5 46.875 46.875], 'FaceColor',[0 0 0]);
rectangle('Position',[562.5 -234.375 46.875 46.875], 'FaceColor',[1 1 1]);
rectangle('Position',[609.375 -234.375 46.875 46.875], 'FaceColor',[0 0 0]);
rectangle('Position',[562.5 -281.25 46.875 46.875], 'FaceColor',[1 1 1]);
rectangle('Position',[609.375 -281.25 46.875 46.875], 'FaceColor',[0 0 0]);
rectangle('Position',[562.5 -328.125 46.875 46.875], 'FaceColor',[1 1 1]);
rectangle('Position',[609.375 -328.125 46.875 46.875], 'FaceColor',[0 0 0]);
rectangle('Position',[562.5 -375 46.875 46.875], 'FaceColor',[1 1 1]);
rectangle('Position',[609.375 -375 46.875 46.875], 'FaceColor',[0 0 0]);
rectangle('Position',[562.5 -421.875 46.875 46.875], 'FaceColor',[1 1 1]);
rectangle('Position',[609.375 -421.875 46.875 46.875], 'FaceColor',[0 0 0]);
rectangle('Position',[562.5 -468.75 46.875 46.875], 'FaceColor',[1 1 1]);
rectangle('Position',[609.375 -468.75 46.875 46.875], 'FaceColor',[0 0 0]);
rectangle('Position',[562.5 -515.625 46.875 46.875], 'FaceColor',[1 1 1]);
rectangle('Position',[609.375 -515.625 46.875 46.875], 'FaceColor',[0 0 0]);
rectangle('Position',[562.5 -562.5 46.875 46.875], 'FaceColor',[1 1 1]);
rectangle('Position',[609.375 -562.5 46.875 46.875], 'FaceColor',[0 0 0]);
rectangle('Position',[562.5 -609.375 46.875 46.875], 'FaceColor',[1 1 1]);
rectangle('Position',[609.375 -609.375 46.875 46.875], 'FaceColor',[0 0 0]);
rectangle('Position',[562.5 -656.25 46.875 46.875], 'FaceColor',[1 1 1]);
rectangle('Position',[609.375 -656.25 46.875 46.875], 'FaceColor',[0 0 0]);
rectangle('Position',[562.5 -703.125 46.875 46.875], 'FaceColor',[1 1 1]);
rectangle('Position',[609.375 -703.125 46.875 46.875], 'FaceColor',[0 0 0]);
rectangle('Position',[562.5 -750 46.875 46.875], 'FaceColor',[1 1 1]);
rectangle('Position',[609.375 -750 46.875 46.875], 'FaceColor',[0 0 0]);
rectangle('Position',[1312.5 -140.625 46.875 46.875], 'FaceColor',[0 0 0]);
rectangle('Position',[1359.38 -140.625 46.875 46.875], 'FaceColor',[1 1 1]);
rectangle('Position',[1312.5 -187.5 46.875 46.875], 'FaceColor',[0 0 0]);
rectangle('Position',[1359.38 -187.5 46.875 46.875], 'FaceColor',[1 1 1]);
rectangle('Position',[1312.5 -234.375 46.875 46.875], 'FaceColor',[0 0 0]);
rectangle('Position',[1359.38 -234.375 46.875 46.875], 'FaceColor',[1 1 1]);
rectangle('Position',[1312.5 -281.25 46.875 46.875], 'FaceColor',[0 0 0]);
rectangle('Position',[1359.38 -281.25 46.875 46.875], 'FaceColor',[1 1 1]);
rectangle('Position',[1312.5 -328.125 46.875 46.875], 'FaceColor',[0 0 0]);
rectangle('Position',[1359.38 -328.125 46.875 46.875], 'FaceColor',[1 1 1]);
rectangle('Position',[1312.5 -375 46.875 46.875], 'FaceColor',[0 0 0]);
rectangle('Position',[1359.38 -375 46.875 46.875], 'FaceColor',[1 1 1]);
rectangle('Position',[1312.5 -421.875 46.875 46.875], 'FaceColor',[0 0 0]);
rectangle('Position',[1359.38 -421.875 46.875 46.875], 'FaceColor',[1 1 1]);
rectangle('Position',[1312.5 -468.75 46.875 46.875], 'FaceColor',[0 0 0]);
rectangle('Position',[1359.38 -468.75 46.875 46.875], 'FaceColor',[1 1 1]);
rectangle('Position',[1312.5 -515.625 46.875 46.875], 'FaceColor',[0 0 0]);
rectangle('Position',[1359.38 -515.625 46.875 46.875], 'FaceColor',[1 1 1]);
rectangle('Position',[1312.5 -562.5 46.875 46.875], 'FaceColor',[0 0 0]);
rectangle('Position',[1359.38 -562.5 46.875 46.875], 'FaceColor',[1 1 1]);
rectangle('Position',[1312.5 -609.375 46.875 46.875], 'FaceColor',[0 0 0]);
rectangle('Position',[1359.38 -609.375 46.875 46.875], 'FaceColor',[1 1 1]);
rectangle('Position',[1312.5 -656.25 46.875 46.875], 'FaceColor',[0 0 0]);
rectangle('Position',[1359.38 -656.25 46.875 46.875], 'FaceColor',[1 1 1]);
rectangle('Position',[1312.5 -703.125 46.875 46.875], 'FaceColor',[0 0 0]);
rectangle('Position',[1359.38 -703.125 46.875 46.875], 'FaceColor',[1 1 1]);
rectangle('Position',[1312.5 -750 46.875 46.875], 'FaceColor',[0 0 0]);
rectangle('Position',[1359.38 -750 46.875 46.875], 'FaceColor',[1 1 1]);
rectangle('Position',[656.25 -1359.38 46.875 46.875], 'FaceColor',[1 1 1]);
rectangle('Position',[703.125 -1359.38 46.875 46.875], 'FaceColor',[1 1 1]);
rectangle('Position',[656.25 -1406.25 46.875 46.875], 'FaceColor',[0 0 0]);
rectangle('Position',[703.125 -1406.25 46.875 46.875], 'FaceColor',[0 0 0]);
rectangle('Position',[750 -1359.38 46.875 46.875], 'FaceColor',[1 1 1]);
rectangle('Position',[796.875 -1359.38 46.875 46.875], 'FaceColor',[1 1 1]);
rectangle('Position',[750 -1406.25 46.875 46.875], 'FaceColor',[0 0 0]);
rectangle('Position',[796.875 -1406.25 46.875 46.875], 'FaceColor',[0 0 0]);
rectangle('Position',[1968.75 -1359.38 46.875 46.875], 'FaceColor',[0 0 0]);
rectangle('Position',[2015.62 -1359.38 46.875 46.875], 'FaceColor',[0 0 0]);
rectangle('Position',[1968.75 -1406.25 46.875 46.875], 'FaceColor',[1 1 1]);
rectangle('Position',[2015.62 -1406.25 46.875 46.875], 'FaceColor',[1 1 1]);
rectangle('Position',[1593.75 -2109.38 46.875 46.875], 'FaceColor',[1 1 1]);
rectangle('Position',[1640.62 -2109.38 46.875 46.875], 'FaceColor',[0 0 0]);
rectangle('Position',[1593.75 -2156.25 46.875 46.875], 'FaceColor',[1 1 1]);
rectangle('Position',[1640.62 -2156.25 46.875 46.875], 'FaceColor',[0 0 0]);
rectangle('Position',[1593.75 -2203.12 46.875 46.875], 'FaceColor',[1 1 1]);
rectangle('Position',[1640.62 -2203.12 46.875 46.875], 'FaceColor',[0 0 0]);
rectangle('Position',[1593.75 -2250 46.875 46.875], 'FaceColor',[1 1 1]);
rectangle('Position',[1640.62 -2250 46.875 46.875], 'FaceColor',[0 0 0]);
rectangle('Position',[2250 -2109.38 46.875 46.875], 'FaceColor',[1 1 1]);
rectangle('Position',[2296.88 -2109.38 46.875 46.875], 'FaceColor',[1 1 1]);
rectangle('Position',[2250 -2156.25 46.875 46.875], 'FaceColor',[0 0 0]);
rectangle('Position',[2296.88 -2156.25 46.875 46.875], 'FaceColor',[0 0 0]);
rectangle('Position',[2343.75 -2109.38 46.875 46.875], 'FaceColor',[1 1 1]);
rectangle('Position',[2390.62 -2109.38 46.875 46.875], 'FaceColor',[1 1 1]);
rectangle('Position',[2343.75 -2156.25 46.875 46.875], 'FaceColor',[0 0 0]);
rectangle('Position',[2390.62 -2156.25 46.875 46.875], 'FaceColor',[0 0 0]);
rectangle('Position',[2437.5 -2109.38 46.875 46.875], 'FaceColor',[1 1 1]);
rectangle('Position',[2484.38 -2109.38 46.875 46.875], 'FaceColor',[1 1 1]);
rectangle('Position',[2437.5 -2156.25 46.875 46.875], 'FaceColor',[0 0 0]);
rectangle('Position',[2484.38 -2156.25 46.875 46.875], 'FaceColor',[0 0 0]);
rectangle('Position',[2531.25 -2109.38 46.875 46.875], 'FaceColor',[1 1 1]);
rectangle('Position',[2578.12 -2109.38 46.875 46.875], 'FaceColor',[1 1 1]);
rectangle('Position',[2531.25 -2156.25 46.875 46.875], 'FaceColor',[0 0 0]);
rectangle('Position',[2578.12 -2156.25 46.875 46.875], 'FaceColor',[0 0 0]);
rectangle('Position',[2625 -2109.38 46.875 46.875], 'FaceColor',[1 1 1]);
rectangle('Position',[2671.88 -2109.38 46.875 46.875], 'FaceColor',[1 1 1]);
rectangle('Position',[2625 -2156.25 46.875 46.875], 'FaceColor',[0 0 0]);
rectangle('Position',[2671.88 -2156.25 46.875 46.875], 'FaceColor',[0 0 0]);
rectangle('Position',[2718.75 -2109.38 46.875 46.875], 'FaceColor',[1 1 1]);
rectangle('Position',[2765.62 -2109.38 46.875 46.875], 'FaceColor',[1 1 1]);
rectangle('Position',[2718.75 -2156.25 46.875 46.875], 'FaceColor',[0 0 0]);
rectangle('Position',[2765.62 -2156.25 46.875 46.875], 'FaceColor',[0 0 0]);
rectangle('Position',[2812.5 -2109.38 46.875 46.875], 'FaceColor',[1 1 1]);
rectangle('Position',[2859.38 -2109.38 46.875 46.875], 'FaceColor',[1 1 1]);
rectangle('Position',[2812.5 -2156.25 46.875 46.875], 'FaceColor',[0 0 0]);
rectangle('Position',[2859.38 -2156.25 46.875 46.875], 'FaceColor',[0 0 0]);
rectangle('Position',[1593.75 -2296.88 46.875 46.875], 'FaceColor',[1 1 1]);
rectangle('Position',[1640.62 -2296.88 46.875 46.875], 'FaceColor',[0 0 0]);
rectangle('Position',[1593.75 -2343.75 46.875 46.875], 'FaceColor',[1 1 1]);
rectangle('Position',[1640.62 -2343.75 46.875 46.875], 'FaceColor',[0 0 0]);
rectangle('Position',[1593.75 -2390.62 46.875 46.875], 'FaceColor',[1 1 1]);
rectangle('Position',[1640.62 -2390.62 46.875 46.875], 'FaceColor',[0 0 0]);
rectangle('Position',[1593.75 -2437.5 46.875 46.875], 'FaceColor',[1 1 1]);
rectangle('Position',[1640.62 -2437.5 46.875 46.875], 'FaceColor',[0 0 0]);
rectangle('Position',[1593.75 -2484.38 46.875 46.875], 'FaceColor',[1 1 1]);
rectangle('Position',[1640.62 -2484.38 46.875 46.875], 'FaceColor',[0 0 0]);
rectangle('Position',[1593.75 -2531.25 46.875 46.875], 'FaceColor',[1 1 1]);
rectangle('Position',[1640.62 -2531.25 46.875 46.875], 'FaceColor',[0 0 0]);
rectangle('Position',[1593.75 -2578.12 46.875 46.875], 'FaceColor',[1 1 1]);
rectangle('Position',[1640.62 -2578.12 46.875 46.875], 'FaceColor',[0 0 0]);
rectangle('Position',[1593.75 -2625 46.875 46.875], 'FaceColor',[1 1 1]);
rectangle('Position',[1640.62 -2625 46.875 46.875], 'FaceColor',[0 0 0]);
rectangle('Position',[1593.75 -2671.88 46.875 46.875], 'FaceColor',[1 1 1]);
rectangle('Position',[1640.62 -2671.88 46.875 46.875], 'FaceColor',[0 0 0]);
rectangle('Position',[1593.75 -2718.75 46.875 46.875], 'FaceColor',[1 1 1]);
rectangle('Position',[1640.62 -2718.75 46.875 46.875], 'FaceColor',[0 0 0]);
rectangle('Position',[1593.75 -2765.62 46.875 46.875], 'FaceColor',[1 1 1]);
rectangle('Position',[1640.62 -2765.62 46.875 46.875], 'FaceColor',[0 0 0]);
rectangle('Position',[1593.75 -2812.5 46.875 46.875], 'FaceColor',[1 1 1]);
rectangle('Position',[1640.62 -2812.5 46.875 46.875], 'FaceColor',[0 0 0]);
rectangle('Position',[1593.75 -2859.38 46.875 46.875], 'FaceColor',[1 1 1]);
rectangle('Position',[1640.62 -2859.38 46.875 46.875], 'FaceColor',[0 0 0]);
rectangle('Position',[1593.75 -2906.25 46.875 46.875], 'FaceColor',[1 1 1]);
rectangle('Position',[1640.62 -2906.25 46.875 46.875], 'FaceColor',[0 0 0]);
X=[2800,2718.75,2437.5,2437.5,2156.25,2156.25,2015.62,1921.88,1828.12,1734.38,1640.62,1546.88,1453.12,1359.38,1218.75,1031.25,890.625,820.312,773.438,726.562,679.688,609.375,609.375,468.75,468.75,468.75,468.75,468.75,281.25,281.25,200];
Y=[-200,-281.25,-562.5,-937.5,-1218.75,-1406.25,-1546.88,-1640.62,-1640.62,-1640.62,-1640.62,-1640.62,-1640.62,-1640.62,-1593.75,-1406.25,-1359.38,-1335.94,-1335.94,-1335.94,-1335.94,-1359.38,-1453.12,-1593.75,-1781.25,-1968.75,-2156.25,-2343.75,-2531.25,-2718.75,-2800];
hold on;
plot(X,Y,'r');
legend('4827.54','Location','southoutside');
